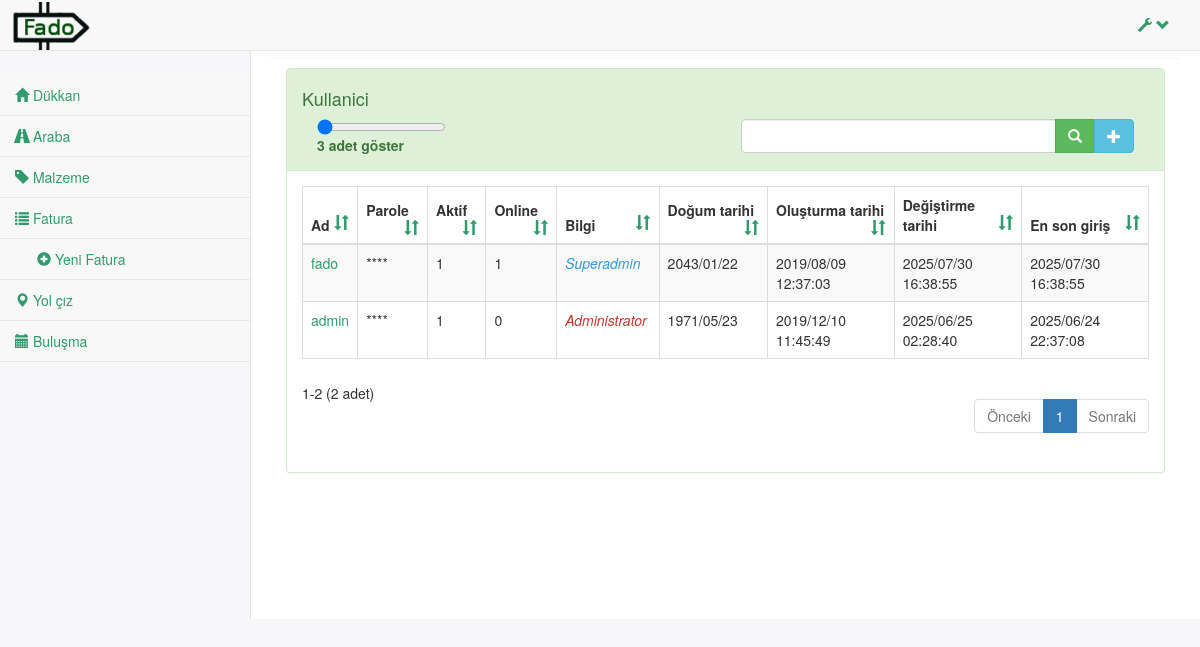
The app's page /?user=1&page=us (signed in), older data.
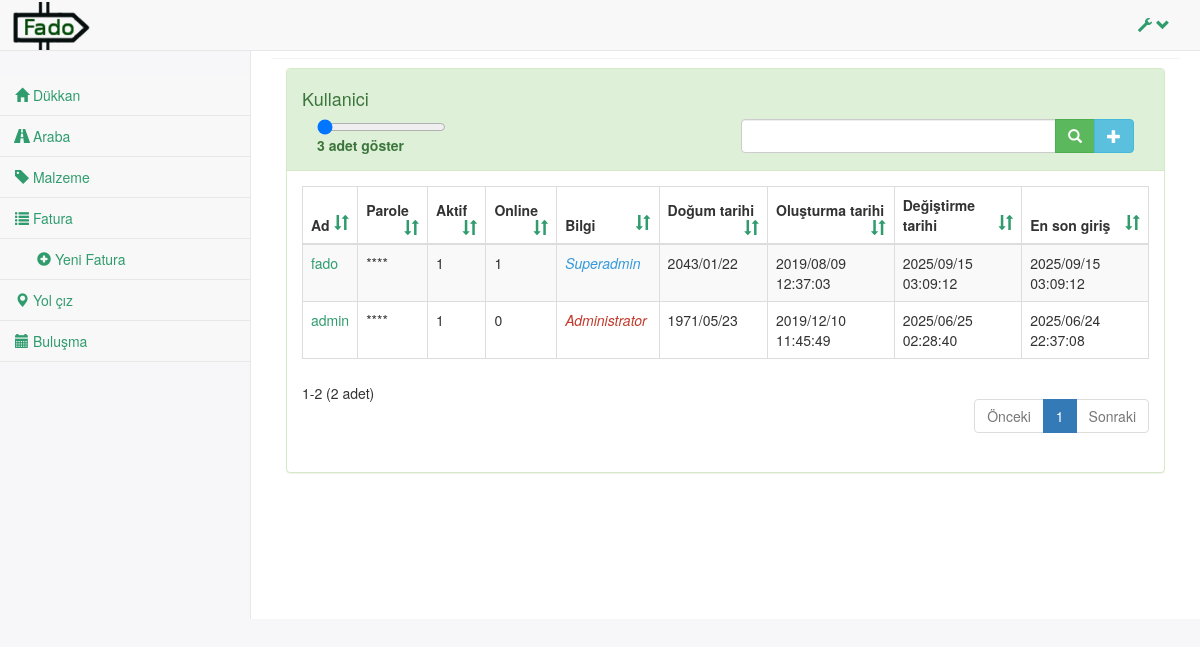
The same page, newer data.
### tables this page shows
CREATE TABLE `fado_user_settings` (
  `id` int(11) NOT NULL AUTO_INCREMENT,
  `user_id` int(11) DEFAULT NULL,
  `name` varchar(256) DEFAULT NULL,
  `value` varchar(256) DEFAULT NULL,
  `changed` datetime DEFAULT '0000-00-00 00:00:00' ON UPDATE current_timestamp(),
  `created` datetime NOT NULL DEFAULT '0000-00-00 00:00:00',
  PRIMARY KEY (`id`),
  KEY `user_id` (`user_id`),
  CONSTRAINT `fado_user_settings_ibfk_1` FOREIGN KEY (`user_id`) REFERENCES `fado_user` (`id`) ON DELETE CASCADE
);

CREATE TABLE `fado_user` (
  `id` int(11) NOT NULL AUTO_INCREMENT,
  `active` int(11) DEFAULT NULL,
  `online` int(11) DEFAULT NULL,
  `name` varchar(256) DEFAULT NULL,
  `pwd` varchar(256) DEFAULT NULL,
  `salt` varchar(256) DEFAULT NULL,
  `session` varchar(256) DEFAULT NULL,
  `phone` varchar(256) DEFAULT NULL,
  `email` varchar(256) DEFAULT NULL,
  `data` varchar(2048) DEFAULT NULL,
  `birthday` date DEFAULT NULL,
  `created` datetime NOT NULL DEFAULT '0000-00-00 00:00:00',
  `changed` datetime NOT NULL DEFAULT '0000-00-00 00:00:00' ON UPDATE current_timestamp(),
  `last_login` datetime DEFAULT '0000-00-00 00:00:00',
  PRIMARY KEY (`id`)
);

CREATE TABLE `fado_settings` (
  `id` int(11) NOT NULL AUTO_INCREMENT,
  `name` varchar(256) DEFAULT NULL,
  `value` varchar(256) DEFAULT NULL,
  `created` datetime NOT NULL DEFAULT '0000-00-00 00:00:00',
  `changed` datetime NOT NULL DEFAULT '0000-00-00 00:00:00' ON UPDATE current_timestamp(),
  PRIMARY KEY (`id`)
);

CREATE TABLE `fado_cache` (
  `session` varchar(64) DEFAULT NULL,
  `name` varchar(64) DEFAULT NULL,
  `value` varchar(9999) NOT NULL
);

### templates/bs/usertable.phtml (the view, shortened to what the rows shown need)
<div class="colh1-lg-12">
    <div class="panel panel-default panel-success">
            <?php
                $view->includeTemplate('tableheader', array('list' => $user, 'viewClass' => 'us', 'viewPrefix' => 'USER'));
            ?>
                    <tbody>
                    <?php
                        foreach($user->get() as $userItem) {
                    ?>
                        <tr class="gradeA odd" >
                            <td class="sorting_1"><a href="<?php echo $view->getRewriteURL(array('user' => $userItem['sid']), 'us'); ?>#user-panel"><?php echo $userItem['name']; ?></a></td>
                            <td class="center"><?php echo '****'; ?></td>
                            <td><?php echo $userItem['active']; ?></td>
                            <td><?php echo $userItem['online']; ?></td>
                            <td class="center"><?php echo $view->decodeHtmlEntities(json_decode($userItem['data'])); ?></td>
                            <td class="center"><?php echo $view->formatDate($userItem['birthday']); ?></td>
                            <td class="center"><?php echo $view->formatDateTime($userItem['user_created']); ?></td>
                            <td class="center"><?php echo $view->formatDateTime($userItem['user_changed']); ?></td>
                            <td class="center"><?php echo $view->formatDateTime($userItem['last_login']); ?></td>
                        </tr>
                    <?php
                        }
                    ?>
                    </tbody>
                </table>
            </div>
            <?php
                $view->includeTemplate('tablenavigation', array('list' => $user, 'viewClass' => 'us'));
            ?>
        </div>
    </div>
</div>

### templates/bs/tableheader.phtml (shortened to what the rows shown need)
<?php
$currentItemsPerPage = $list->getItemsPerPage();
$listCount = (int)Settings::get('list_count_single');
if (!isset($showAddButton)) {
    $showAddButton = true;
}
?>
<div class="panel-heading">
    <div class="">
        <h4><?php echo $view->translate($viewPrefix . '_TABLE_HEADER'); ?></h4>
    </div>
    <div class="row">
        <div class="col-lg-12">
            <div class="col-lg-6">
                <div class="table-item-count-select">
                    <input class="slider" id="itemspc" type="range" min="<?php echo $listCount; ?>" max="<?php echo $listCount * 10; ?>" value="<?php echo $currentItemsPerPage; ?>" >
                    <label id="itemspclabel"><?php echo $view->translate('SHOW_ENTRIES_TEXT', $currentItemsPerPage); ?></label>
                </div>
            </div>
            <div class="col-lg-6">
                <div class="table-filter">
                    <form method="POST" name="search" action="<?php echo $view->getRewriteURL(array(), $viewClass); ?>">
                        <div class="input-group">
                            <input name="search" class="form-control" type="text" value="<?php echo $view->getCacheParameter('search'); ?>">
                            <span class="input-group-btn">
                                <button type="submit" class="btn btn-success" ><span class="glyphicon glyphicon-search"></span></button>
                                <?php
                                if ($showAddButton && $view->userRights->isAllowed($viewClass, 2)) {
                                ?>
                                <button type="button" id="add-<?php echo $viewClass; ?>" class="btn btn-info"><span class="glyphicon glyphicon-plus"></button>
                                <?php
                                }
                                ?>
                            </span>
                        </div>
                    </form>
                </div>
            </div>
        </div>
    </div>
</div>
<div class="panel-body table-responsive table-bordered">
    <div class="form-inline dt-bootstrap no-footer">
         <table class="table table-striped table-bordered table-hover no-footer" id="<?php echo $viewClass; ?>-table" role="grid" style="width: 100%;">
            <thead>
                <tr>
                <?php
                $columns = constant($viewPrefix . '_TABLE_COLUMNS');
                $dataTypes = \Fado\Model\SQLCache::singleton()::getColumnDataType($viewPrefix, $columns);
                foreach ($columns as $column) {
                    if ($column == 'shop_name') {
                        $column = 'shop_id';
                        $symbolUp = '<span class="glyphicon glyphicon-sort-by-alphabet pull-right"></span>';
                        $symbolDown = '<span class="glyphicon glyphicon-sort-by-alphabet-alt pull-right"></span>';
                    } else if ($column == 'shop_seller') {
                        $column = 'shop_id_seller';
                        $symbolUp = '<span class="glyphicon glyphicon-sort-by-alphabet pull-right"></span>';
                        $symbolDown = '<span class="glyphicon glyphicon-sort-by-alphabet-alt pull-right"></span>';
                    } else if ($column == 'shop_customer') {
                        $column = 'shop_id_customer';
                        $symbolUp = '<span class="glyphicon glyphicon-sort-by-alphabet pull-right"></span>';
                        $symbolDown = '<span class="glyphicon glyphicon-sort-by-alphabet-alt pull-right"></span>';
                    } else if ($column == 'location') {
                        $symbolUp = '<span class="glyphicon glyphicon-sort-by-attributes pull-right"></span>';
                        $symbolDown = '<span class="glyphicon glyphicon-sort-by-attributes-alt pull-right"></span>';
                    } else if ($column == 'opening_hours') {
                        $symbolUp = '<span class="glyphicon glyphicon-sort-by-attributes pull-right"></span>';
                        $symbolDown = '<span class="glyphicon glyphicon-sort-by-attributes-alt pull-right"></span>';
                    } else if ($column == 'delete') {
                        $symbolUp = '<span class="glyphicon glyphicon-sort-by-attributes pull-right"></span>';
                        $symbolDown = '<span class="glyphicon glyphicon-sort-by-attributes-alt pull-right"></span>';
                    } else if ($dataTypes[$column]['DATA_TYPE'] == 'int' || $dataTypes[$column]['DATA_TYPE'] == 'double') {
                        $symbolUp = '<span class="glyphicon glyphicon-sort-by-order pull-right"></span>';
                        $symbolDown = '<span class="glyphicon glyphicon-sort-by-order-alt pull-right"></span>';
                    } else if ($dataTypes[$column]['DATA_TYPE'] == 'timestamp' || $dataTypes[$column]['DATA_TYPE'] == 'date') {
                        $symbolUp = '<span class="glyphicon glyphicon-sort-by-attributes pull-right"></span>';
                        $symbolDown = '<span class="glyphicon glyphicon-sort-by-attributes-alt pull-right"></span>';
                    } else if ($dataTypes[$column]['DATA_TYPE'] == 'varchar') {
                        $symbolUp = '<span class="glyphicon glyphicon-sort-by-alphabet pull-right"></span>';
                        $symbolDown = '<span class="glyphicon glyphicon-sort-by-alphabet-alt pull-right"></span>';
                    } else {
                        $symbolUp = '<span class="glyphicon glyphicon-sort-by-attributes pull-right"></span>';
                        $symbolDown = '<span class="glyphicon glyphicon-sort-by-attributes-alt pull-right"></span>';
                    }
                    $label = $view->translate($viewPrefix . '_LABEL_' . mb_strtoupper($column), (isset($columnLabelReplaceString) ? $columnLabelReplaceString : ''));
                    if ($view->getCacheParameter('sort') == $column && $view->getCacheParameter('sort_d') == 'ASC') {
                ?>
                    <th class="" tabindex="0"rowspan="1" colspan="1" aria-sort="ascending" aria-label="sort up"><?php echo $label; ?><a href="<?php echo $view->getRewriteURL(array('sort' => '', 'order' => ''), $viewClass); ?>"><?php echo $symbolUp; ?></a></th>
                <?php
                    } else if ($view->getCacheParameter('sort') == $column && $view->getCacheParameter('sort_d') == 'DESC') {
                ?>
                    <th class="" tabindex="0" rowspan="1" colspan="1" aria-sort="descending" aria-label="sort down"><?php echo $label; ?><a href="<?php echo $view->getRewriteURL(array('sort' => $column, 'order' => 'ASC'), $viewClass); ?>"><?php echo $symbolDown; ?></a></th>
                <?php
                    } else {
                ?>
                    <th class="" tabindex="0" rowspan="1" colspan="1"><?php echo $label; ?><a href="<?php echo $view->getRewriteURL(array('sort' => $column, 'order' => 'DESC'), $viewClass); ?>"><span class="glyphicon glyphicon-sort pull-right"></span></a></th>
                <?php
                    }
                }
                ?>
                </tr>
            </thead>

### templates/bs/tablenavigation.phtml (shortened to what the rows shown need)
<?php
$currentPage = $list->getCurrentPage();
$start = $list->getItemsPerPage() * ($list->getCurrentPage() - 1);
$start = ($list->count() < 1) ? 0 : $start + 1;
$end   = $start + $list->getItemsPerPage() - 1;
$end   = ($list->count() < $end) ? $list->count() : $end;
?>
<div class="row">
    <div class="col-sm-2">
        <div class="paging_count">
            <div class="" role="status" aria-live="polite">
                <?php echo $view->translate('TABLE_ENTRIES', $start, $end, $list->count()); ?>
            </div>
        </div>
    </div>
    <div class="col-sm-10">
        <div class="paging_simple_numbers">
            <ul class="pagination">
                <?php
                    if ($currentPage != 1) {
                ?>
                <li class="paginate_button previous">
                    <a href="<?php echo $view->getRewriteURL(array('p' => ($currentPage - 1)), $viewClass); ?>"><?php echo $view->translate('TABLE_PREVIOUS'); ?></a>
                </li>
                <?php
                    } else {
                ?>
                <li class="paginate_button previous disabled" tabindex="0">
                    <a href="#"><?php echo $view->translate('TABLE_PREVIOUS'); ?></a>
                </li>
                <?php
                    }
                ?>
                <?php
                    for($i = 1; $i <= $list->getPageCount(); $i++) {
                ?>
                <li class="paginate_button <?php echo (($currentPage == $i) ? 'active' : ''); ?>" tabindex="0"><a href="<?php echo $view->getRewriteURL(array('p' =>  $i),  $viewClass); ?>"><?php echo $i; ?></a></li>
                <?php
                    }
                ?>
                <?php
                    if ($currentPage + 1 <= $list->getPageCount()) {
                ?>
                <li class="paginate_button next" tabindex="0"><a href="<?php echo $view->getRewriteURL(array('p' =>  ($currentPage + 1)), $viewClass); ?>"><?php echo $view->translate('TABLE_NEXT'); ?></a></li>
                <?php
                    } else {
                ?>
                <li class="paginate_button next disabled" tabindex="0"><a href="#"><?php echo $view->translate('TABLE_NEXT'); ?></a></li>
                <?php
                    }
                ?>
            </ul>
        </div>
    </div>
</div>

Row changes from the older to the newer data that the page shows:
changed fado_user "fado": changed.value "2025/07/30 16:38:55" → "2025/09/15 03:09:12"; last_login.value "2025/07/30 16:38:55" → "2025/09/15 03:09:12"
